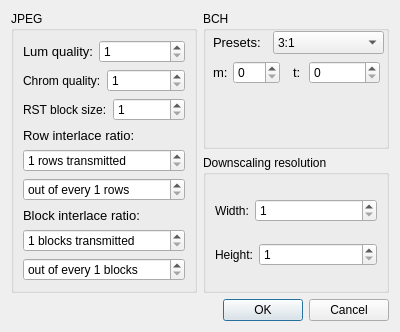
<?xml version="1.0" encoding="UTF-8"?>
<ui version="4.0">
 <class>SettingsDialog</class>
 <widget class="QDialog" name="SettingsDialog">
  <property name="geometry">
   <rect>
    <x>0</x>
    <y>0</y>
    <width>400</width>
    <height>332</height>
   </rect>
  </property>
  <property name="windowTitle">
   <string>Dialog</string>
  </property>
  <layout class="QGridLayout" name="gridLayout" rowstretch="1,1,0" columnstretch="1,1">
   <item row="2" column="0" colspan="2">
    <widget class="QDialogButtonBox" name="buttonBox">
     <property name="orientation">
      <enum>Qt::Horizontal</enum>
     </property>
     <property name="standardButtons">
      <set>QDialogButtonBox::Cancel|QDialogButtonBox::Ok</set>
     </property>
    </widget>
   </item>
   <item row="0" column="1">
    <widget class="QGroupBox" name="BCHGroupBox">
     <property name="title">
      <string>BCH</string>
     </property>
     <widget class="QComboBox" name="presetsComboBox">
      <property name="geometry">
       <rect>
        <x>70</x>
        <y>20</y>
        <width>111</width>
        <height>23</height>
       </rect>
      </property>
      <property name="editable">
       <bool>false</bool>
      </property>
      <property name="currentIndex">
       <number>3</number>
      </property>
      <property name="frame">
       <bool>true</bool>
      </property>
      <item>
       <property name="text">
        <string>1:5</string>
       </property>
      </item>
      <item>
       <property name="text">
        <string>1:1</string>
       </property>
      </item>
      <item>
       <property name="text">
        <string>2:1</string>
       </property>
      </item>
      <item>
       <property name="text">
        <string>3:1</string>
       </property>
      </item>
      <item>
       <property name="text">
        <string>Custom</string>
       </property>
      </item>
     </widget>
     <widget class="QLabel" name="label_2">
      <property name="geometry">
       <rect>
        <x>10</x>
        <y>20</y>
        <width>57</width>
        <height>23</height>
       </rect>
      </property>
      <property name="font">
       <font>
        <pointsize>10</pointsize>
       </font>
      </property>
      <property name="text">
       <string>Presets:</string>
      </property>
     </widget>
     <widget class="QSpinBox" name="mSpinBox">
      <property name="geometry">
       <rect>
        <x>30</x>
        <y>50</y>
        <width>47</width>
        <height>23</height>
       </rect>
      </property>
      <property name="specialValueText">
       <string/>
      </property>
      <property name="suffix">
       <string/>
      </property>
      <property name="prefix">
       <string/>
      </property>
      <property name="minimum">
       <number>0</number>
      </property>
      <property name="maximum">
       <number>32768</number>
      </property>
     </widget>
     <widget class="QSpinBox" name="tSpinBox">
      <property name="geometry">
       <rect>
        <x>106</x>
        <y>50</y>
        <width>71</width>
        <height>23</height>
       </rect>
      </property>
      <property name="maximum">
       <number>32768</number>
      </property>
     </widget>
     <widget class="QLabel" name="label_3">
      <property name="geometry">
       <rect>
        <x>10</x>
        <y>50</y>
        <width>20</width>
        <height>23</height>
       </rect>
      </property>
      <property name="font">
       <font>
        <pointsize>10</pointsize>
       </font>
      </property>
      <property name="text">
       <string>m:</string>
      </property>
     </widget>
     <widget class="QLabel" name="label_4">
      <property name="geometry">
       <rect>
        <x>90</x>
        <y>50</y>
        <width>20</width>
        <height>23</height>
       </rect>
      </property>
      <property name="font">
       <font>
        <pointsize>10</pointsize>
       </font>
      </property>
      <property name="text">
       <string>t:</string>
      </property>
     </widget>
    </widget>
   </item>
   <item row="1" column="1">
    <widget class="QGroupBox" name="ResolutionGroupBox">
     <property name="title">
      <string>Downscaling resolution</string>
     </property>
     <layout class="QVBoxLayout" name="verticalLayout">
      <item>
       <layout class="QHBoxLayout" name="horizontalLayout_4" stretch="0,1">
        <item>
         <widget class="QLabel" name="label_9">
          <property name="text">
           <string>Width:</string>
          </property>
         </widget>
        </item>
        <item>
         <widget class="QSpinBox" name="widthSpinBox">
          <property name="minimum">
           <number>1</number>
          </property>
          <property name="maximum">
           <number>1280</number>
          </property>
         </widget>
        </item>
       </layout>
      </item>
      <item>
       <layout class="QHBoxLayout" name="horizontalLayout_5" stretch="0,1">
        <item>
         <widget class="QLabel" name="label_10">
          <property name="text">
           <string>Height:</string>
          </property>
         </widget>
        </item>
        <item>
         <widget class="QSpinBox" name="heightSpinBox">
          <property name="minimum">
           <number>1</number>
          </property>
          <property name="maximum">
           <number>720</number>
          </property>
         </widget>
        </item>
       </layout>
      </item>
     </layout>
    </widget>
   </item>
   <item row="0" column="0" rowspan="2">
    <widget class="QGroupBox" name="JpegGroupBox">
     <property name="title">
      <string>JPEG</string>
     </property>
     <layout class="QVBoxLayout" name="verticalLayout_2">
      <item>
       <layout class="QHBoxLayout" name="horizontalLayout" stretch="0,1">
        <item>
         <widget class="QLabel" name="label">
          <property name="font">
           <font>
            <pointsize>10</pointsize>
           </font>
          </property>
          <property name="text">
           <string>Lum quality:</string>
          </property>
         </widget>
        </item>
        <item>
         <widget class="QSpinBox" name="lumQualitySpinBox">
          <property name="minimum">
           <number>1</number>
          </property>
          <property name="maximum">
           <number>100</number>
          </property>
         </widget>
        </item>
       </layout>
      </item>
      <item>
       <layout class="QHBoxLayout" name="horizontalLayout_3" stretch="0,1">
        <item>
         <widget class="QLabel" name="label_8">
          <property name="text">
           <string>Chrom quality:</string>
          </property>
         </widget>
        </item>
        <item>
         <widget class="QSpinBox" name="chromQualitySpinBox">
          <property name="minimum">
           <number>1</number>
          </property>
          <property name="maximum">
           <number>100</number>
          </property>
         </widget>
        </item>
       </layout>
      </item>
      <item>
       <layout class="QHBoxLayout" name="horizontalLayout_2" stretch="0,1">
        <item>
         <widget class="QLabel" name="label_7">
          <property name="text">
           <string>RST block size:</string>
          </property>
         </widget>
        </item>
        <item>
         <widget class="QSpinBox" name="blockSizeSpinBox">
          <property name="suffix">
           <string/>
          </property>
          <property name="minimum">
           <number>1</number>
          </property>
          <property name="maximum">
           <number>3600</number>
          </property>
         </widget>
        </item>
       </layout>
      </item>
      <item>
       <widget class="QLabel" name="label_5">
        <property name="font">
         <font>
          <pointsize>10</pointsize>
         </font>
        </property>
        <property name="text">
         <string>Row interlace ratio:</string>
        </property>
       </widget>
      </item>
      <item>
       <widget class="QSpinBox" name="rowsNumSpinBox">
        <property name="suffix">
         <string> rows transmitted</string>
        </property>
        <property name="prefix">
         <string/>
        </property>
        <property name="minimum">
         <number>1</number>
        </property>
        <property name="maximum">
         <number>20</number>
        </property>
       </widget>
      </item>
      <item>
       <widget class="QSpinBox" name="rowsDenomSpinBox">
        <property name="suffix">
         <string> rows</string>
        </property>
        <property name="prefix">
         <string>out of every </string>
        </property>
        <property name="minimum">
         <number>1</number>
        </property>
        <property name="maximum">
         <number>20</number>
        </property>
       </widget>
      </item>
      <item>
       <widget class="QLabel" name="label_6">
        <property name="font">
         <font>
          <pointsize>10</pointsize>
         </font>
        </property>
        <property name="text">
         <string>Block interlace ratio:</string>
        </property>
       </widget>
      </item>
      <item>
       <widget class="QSpinBox" name="blocksNumSpinBox">
        <property name="suffix">
         <string> blocks transmitted</string>
        </property>
        <property name="prefix">
         <string/>
        </property>
        <property name="minimum">
         <number>1</number>
        </property>
        <property name="maximum">
         <number>20</number>
        </property>
       </widget>
      </item>
      <item>
       <widget class="QSpinBox" name="blocksDenomSpinBox">
        <property name="suffix">
         <string> blocks</string>
        </property>
        <property name="prefix">
         <string>out of every </string>
        </property>
        <property name="minimum">
         <number>1</number>
        </property>
        <property name="maximum">
         <number>20</number>
        </property>
       </widget>
      </item>
     </layout>
    </widget>
   </item>
  </layout>
 </widget>
 <resources/>
 <connections>
  <connection>
   <sender>buttonBox</sender>
   <signal>accepted()</signal>
   <receiver>SettingsDialog</receiver>
   <slot>accept()</slot>
   <hints>
    <hint type="sourcelabel">
     <x>248</x>
     <y>254</y>
    </hint>
    <hint type="destinationlabel">
     <x>157</x>
     <y>274</y>
    </hint>
   </hints>
  </connection>
  <connection>
   <sender>buttonBox</sender>
   <signal>rejected()</signal>
   <receiver>SettingsDialog</receiver>
   <slot>reject()</slot>
   <hints>
    <hint type="sourcelabel">
     <x>316</x>
     <y>260</y>
    </hint>
    <hint type="destinationlabel">
     <x>286</x>
     <y>274</y>
    </hint>
   </hints>
  </connection>
 </connections>
</ui>
